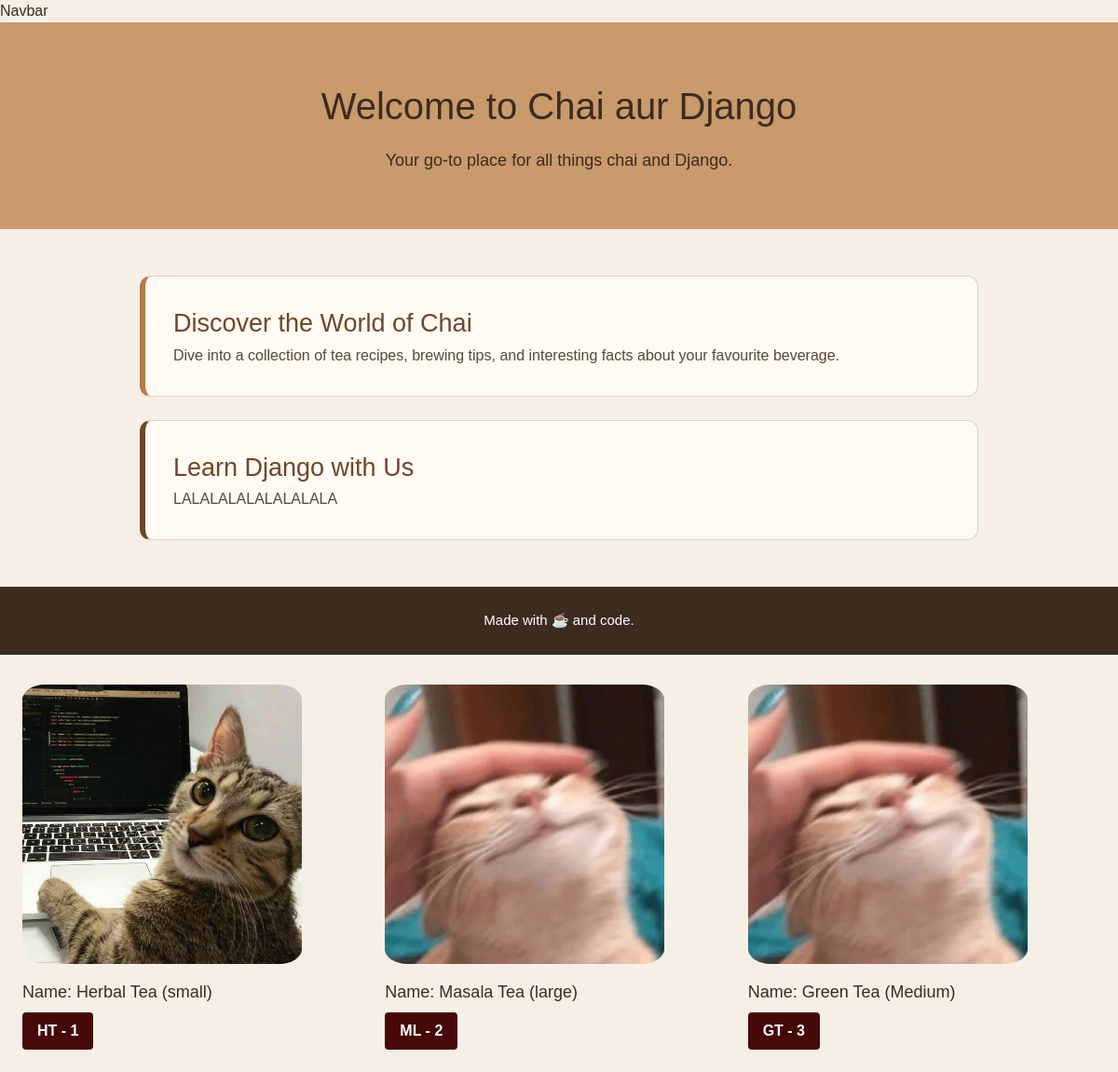
The app's page /chai/ with its own data.
### chai/models.py (models this page shows, shortened)
class ChaiVariety(models.Model):
    CHAI_TYPE_CHOICES = [
        ('ML', 'Masala Chai'),
        ('GT', 'Green Tea'),
        ('BT', 'Black Tea'),
        ('HT', 'Herbal Tea'),
        ('OT', 'Oolong Tea'),
    ]
    name = models.CharField(max_length=100)
    image = models.ImageField(upload_to='chais/')
    date_added = models.DateTimeField(default=timezone.now)
    type = models.CharField(max_length=2, choices=CHAI_TYPE_CHOICES, default='ML')
    description = models.TextField(default="No description available.")

### chai/views.py (the view)
# urls.py: path('', views.all_chai, name='all_home'),
def all_chai(request):
    chais = ChaiVariety.objects.all()
    return render(request, 'chai/all_chai.html', { 'chais': chais })

### chai/templates/chai/all_chai.html (shortened to what this page needs)
{% extends 'layout.html' %}
{% block content %}
    <header>
        <h1>Welcome to Chai aur Django</h1>
        <p>Your go-to place for all things chai and Django.</p>
    </header>
    <main>
        <section class="intro">
            <h2>Discover the World of Chai</h2>
            <p>
                Dive into a collection of tea recipes, brewing tips, and
                interesting facts about your favourite beverage.
            </p>
        </section>
        <section class="django">
            <h2>Learn Django with Us</h2>
            <p>
                LALALALALALALALALA
            </p>
        </section>
    </main>
    <footer>
        <p>Made with ☕ and code.</p>
    </footer>
    <div class="grid grid-cols-3 gap-4 m-6">
    {% for chai in chais %}
    <div class="chai-item">
        <img class = "rounded-3xl py-2"
        src="{{ chai.image.url }}"
        alt="{{ chai.name }}"
        width="300"
        height="200"
        >
        <p class= " text-lg py-2">Name: {{ chai.name }}</p>
        <a href="{% url 'chai_detail' chai.id %}">
            <button
            type="button" class= "bg-red-950 hover:bg-red-800 text-white font-bold py-2 px-4 rounded" >
                {{chai.type}} - {{ chai.id}}
            </button>
        </a>
    </div>
    {% endfor %}
    </div>
{% endblock %}

### static/style.css (style rules this page uses)
body { margin: 0; font-family: Arial, sans-serif; background-color: #f5efe6; color: #3d2b1f; }
header { text-align: center; padding: 60px 20px; background-color: #c99a6b; }
header h1 { font-size: 40px; margin: 0 0 15px; }
header p { font-size: 18px; margin: 0; }
main { width: 80%; max-width: 900px; margin: 50px auto; }
section { background-color: #fffaf3; padding: 30px; margin-bottom: 25px; border-radius: 12px; border: 1px solid #e0d1bf; }
section h2 { color: #70452a; margin-top: 0; font-size: 27px; }
section p { font-size: 16px; line-height: 1.7; color: #5a4638; }
.intro { border-left: 6px solid #b87943; }
.django { border-left: 6px solid #70452a; }
footer { text-align: center; padding: 25px; background-color: #3d2b1f; color: white; }
footer p { margin: 0; font-size: 15px; }

### records on screen
ChaiVariety: image (picture), name "Herbal Tea (small)", type "HT", id "1"
ChaiVariety: image (picture), name "Masala Tea (large)", type "ML", id "2"
ChaiVariety: image (picture), name "Green Tea (Medium)", type "GT", id "3"
